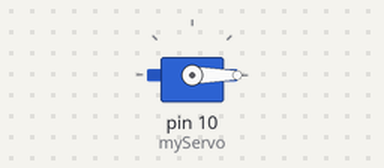
The sketch below on a simulated Arduino Uno, built with avr-gcc and run on an emulated ATmega328P. Parts: servo.

Above: at 0.05 s.
At 1.5 s:
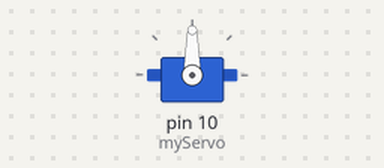
At 3.0 s:
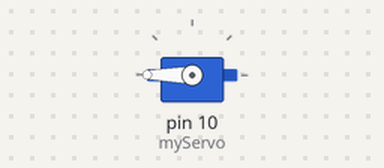
Timing chart, 0 to 6.9 s (numbered marks = the images above):
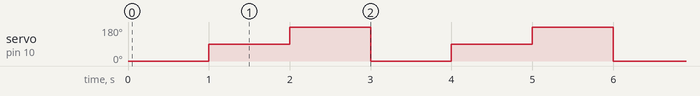

Measured:
- by itself, servo on pin 10 (myServo): repeats every 3.0 s: 180° 1.0 s, 0° 1.0 s, 90° 1.0 s

The sketch:

servo.ino
```cpp
#include <Servo.h>


Servo myServo;  // Create a Servo object

void setup() {

  myServo.attach(10);
  myServo.write(0); // Initialize servo to 0
}

void loop() {

       myServo.write(0);
       delay(1000);
       myServo.write(90);
       delay(1000);
       myServo.write(180);
       delay(1000);
    // Delay for 1 second
}
```
